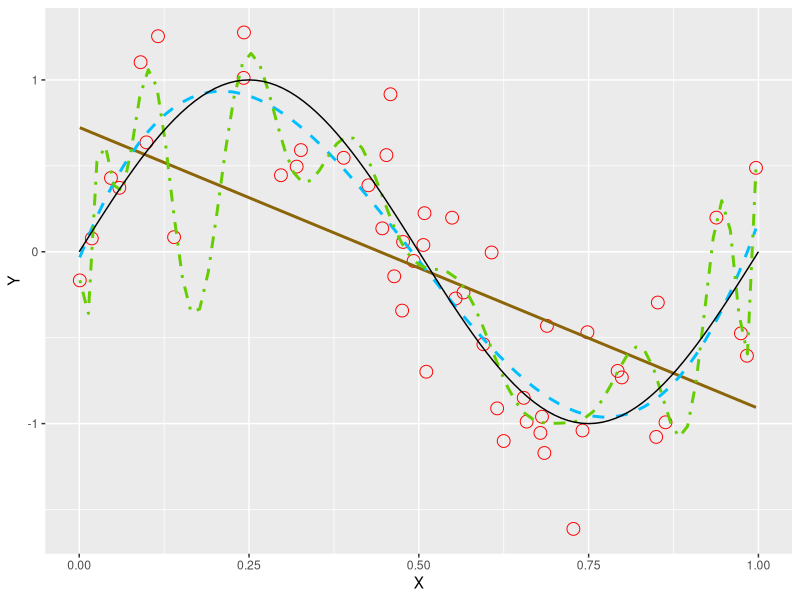
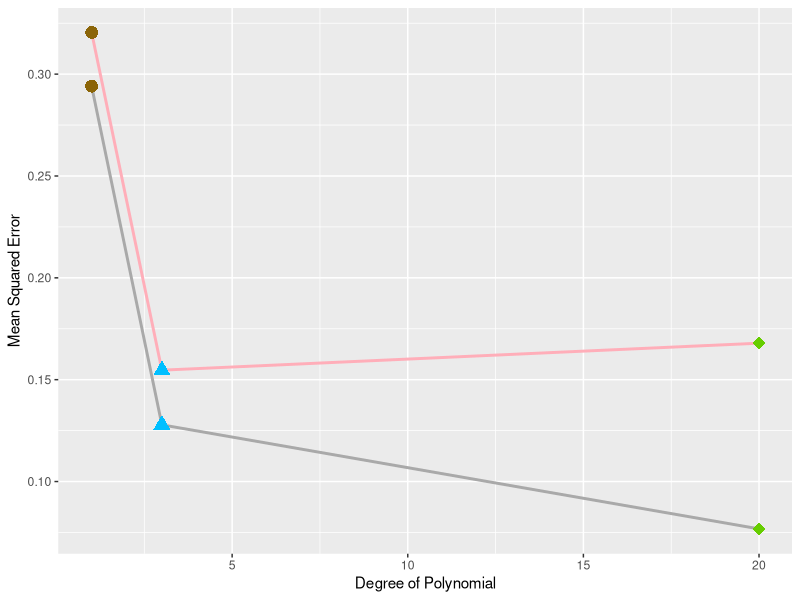

Recreate these plots in R, in order.
library(tidyverse)
set.seed(20230812)
x <- runif(50, 0, 1)
epsilon <- rnorm(50, mean = 0, sd = 0.4)
y <- sin(2 * pi * x) + epsilon
data_df <- data.frame(x = x, y = y)
ggplot(data_df, aes(x = x, y = y)) +
  geom_point(shape = 1, size = 4, color = "red", fill = "white") +
  geom_smooth(method = "lm", formula = y ~ x, se = FALSE, color = "darkgoldenrod4",linetype = "solid") +
  geom_smooth(method = "lm", formula = y ~ poly(x, 3),se = FALSE, color = "deepskyblue1",linetype = "dashed") +
  geom_smooth(method = "lm", formula = y ~ poly(x, 20),se = FALSE, color = "chartreuse3",linetype = "dotdash") +
  geom_line(data = data.frame(x = seq(0, 1, 0.01)), aes(x = x, y = sin(2 * pi * x)), color = "black") +
  labs(x = "X", y = "Y")

test <- runif(50, 0, 1)
test_label <- sin(2 * pi * test) + rnorm(50, mean = 0, sd = 0.4)
m1 <- lm(y~x, data = data_df)
mse1_in <- mean((y-predict(m1))^2)
pred1 <- predict(m1, data.frame(x = test))
mse1_out <- mean((test_label - pred1)^2)

m2 <- lm(y~poly(x, 3), data = data_df)
mse2_in <- mean((y-predict(m2))^2)
pred2 <- predict(m2,data.frame(x = test))
mse2_out <- mean((test_label - pred2)^2)

m3 <- lm(y~poly(x, 20), data = data_df)
mse3_in <- mean((y-predict(m3))^2)
pred3 <- predict(m3,data.frame(x = test))
mse3_out <- mean((test_label - pred3)^2)
mse_in <- c(mse1_in,mse2_in,mse3_in)
mse_out <- c(mse1_out,mse2_out,mse3_out)
comp_mse <- data.frame(x=c(1,3,20),mse_in,mse_out,Group = c("Group 1", "Group 2", "Group 3"))
ggplot(comp_mse, aes(x = x, shape = Group)) +
  geom_line(aes(y = mse_in, group = 1), size = 1, color = "darkgrey") +  # Connect Y1 data points across groups with blue line
  geom_line(aes(y = mse_out, group = 1,color = Group), size = 1,color = "lightpink1") +
  geom_point(aes(y = mse_in, color = Group), size = 4) +
  geom_point(aes(y = mse_out, color = Group), size = 4) +
  labs(x = "Degree of Polynomial", y = "Mean Squared Error") +
  scale_color_manual(values = c("Group 1" = "darkgoldenrod4", "Group 2" = "deepskyblue1", "Group 3" = "chartreuse3")) +
  scale_shape_manual(values = c("Group 1" = 16, "Group 2" = 17, "Group 3" = 18)) +
  theme(legend.position = "none")  